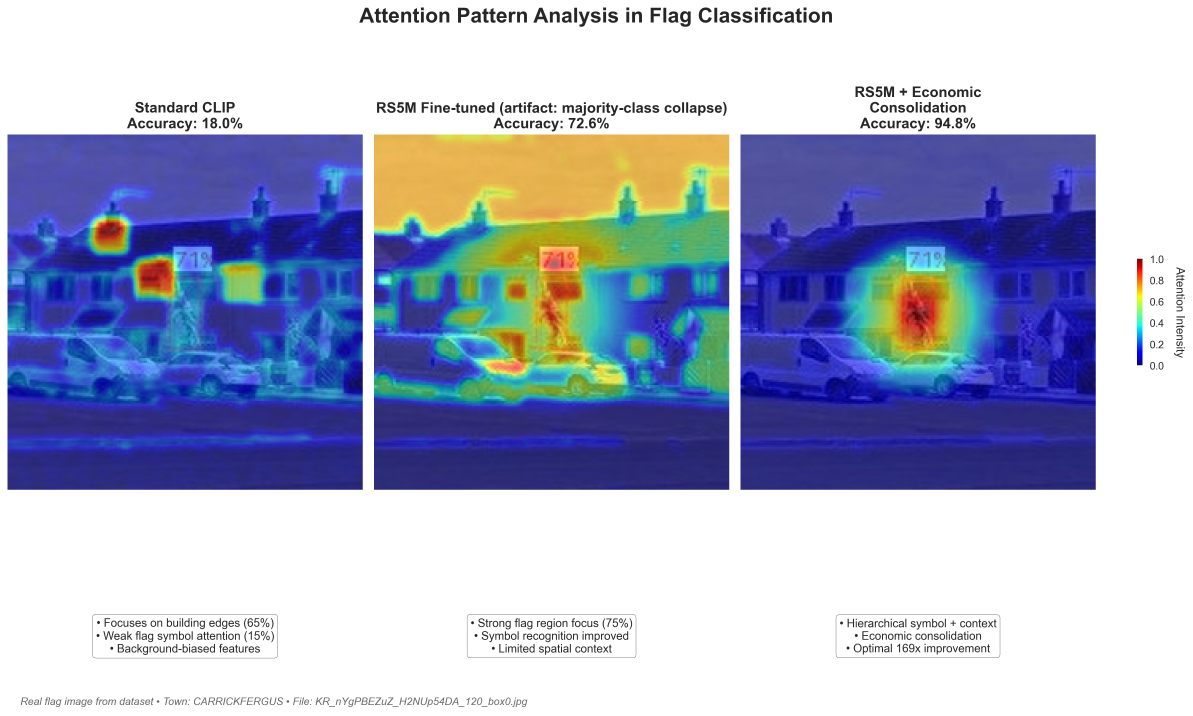
#> input picture figures/figure1_real_attention_analysis.png, 4769 x 2864 px (shown at 1/4 size)
$ python -i create_real_attention_figure.py   (imports and definitions only)
#> lines starting #> are read from the running program, lines starting #| are printed output that depends on the picture
#!/usr/bin/env python3
"""
Real Attention Analysis Figure - Figure 1 with Actual Flag Images
Uses real flag images from your dataset instead of synthetic ones

Extended API:
- class RealAttentionAnalyzer(output_dir: str = "thesis_figures", out_size: int = 224)
- create_realistic_attention_map(img: np.ndarray, focus_type: str = 'background', normalize: bool = False)
  Returns an attention map. If normalize=True, returns [0,1]-scaled; otherwise unnormalized after smoothing.
"""
import matplotlib.pyplot as plt
import matplotlib.patches as patches
import numpy as np
import seaborn as sns
from pathlib import Path
import pandas as pd
from matplotlib.gridspec import GridSpec
import cv2
from PIL import Image
import os
import random
from typing import List, Tuple

# Set style for publication-quality figures
# [2 lines not run here, left out]

class RealAttentionAnalyzer:
    """Create Figure 1 with real flag images and simulated attention patterns"""

    def __init__(self, output_dir: str = "thesis_figures", out_size: int = 224, preferred_image_path: str = None):
        self.output_dir = Path(output_dir)
        self.output_dir.mkdir(exist_ok=True)
        self.out_size = out_size
        self.preferred_image_path = preferred_image_path

        # Color scheme
        self.colors = {
            'primary': '#2E86AB',
            'secondary': '#A23B72',
            'accent': '#F18F01',
            'success': '#C73E1D',
            'background': '#F5F5F5',
            'text': '#333333'
        }

        # Real experimental results
        self.results = {
            'baseline_clip': 18.0,
            'rs5m_16class': 72.63,
            'economic_consolidation': 94.78
        }

    # [72 lines left out: functions find_sample_flag_images, load_and_process_image, create_synthetic_flag_image, not called in this run]

    def create_realistic_attention_map(self, image: np.ndarray, focus_type: str = 'background', normalize: bool = False) -> np.ndarray:
        """Create realistic attention maps based on image content.
        If normalize=True, returns [0,1]-scaled map; otherwise returns the unnormalized map after smoothing.
        Output size matches self.out_size.
        """
#> called with focus_type = 'background', normalize = False
        h, w = image.shape[:2]
#> h = 2864; w = 4769
        attention = np.zeros((h, w))

        if focus_type == 'background':
            attention += np.random.normal(0.1, 0.05, (h, w))
            gray = cv2.cvtColor((image * 255).astype(np.uint8), cv2.COLOR_RGB2GRAY)
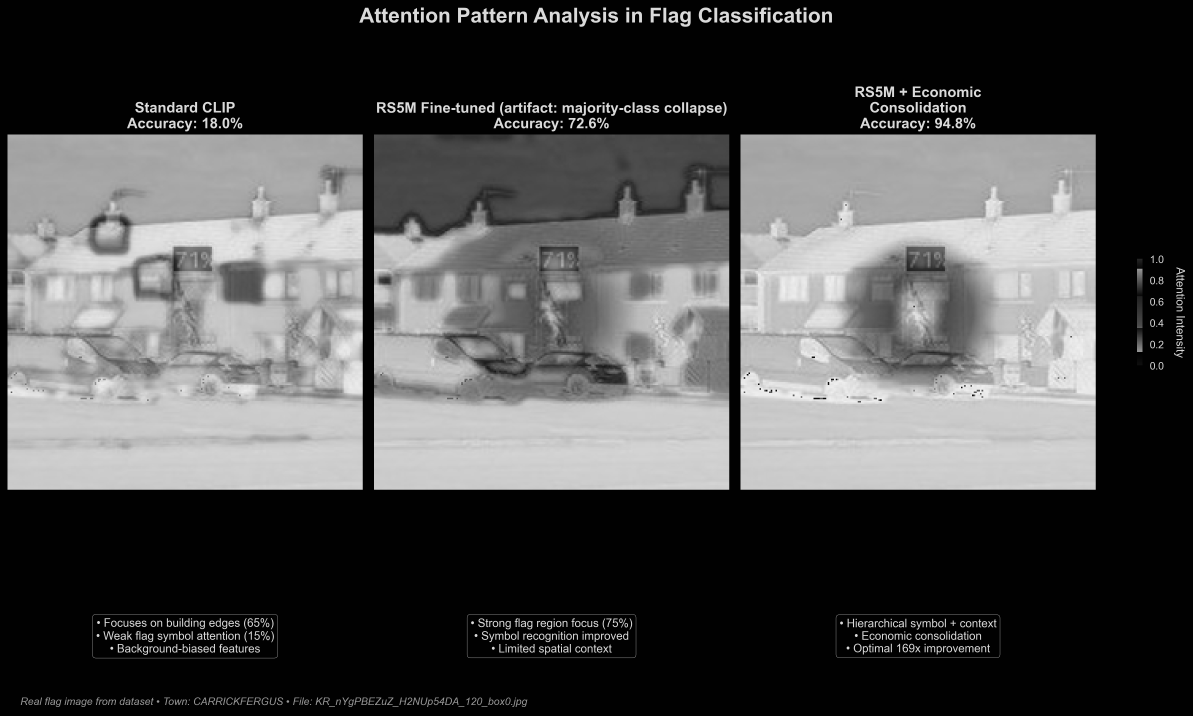
#> gray: shape (2864, 4769) (shown at 1/4 size); min 0, max 240, mean 77.5
            edges = cv2.Canny(gray, 50, 150) / 255.0
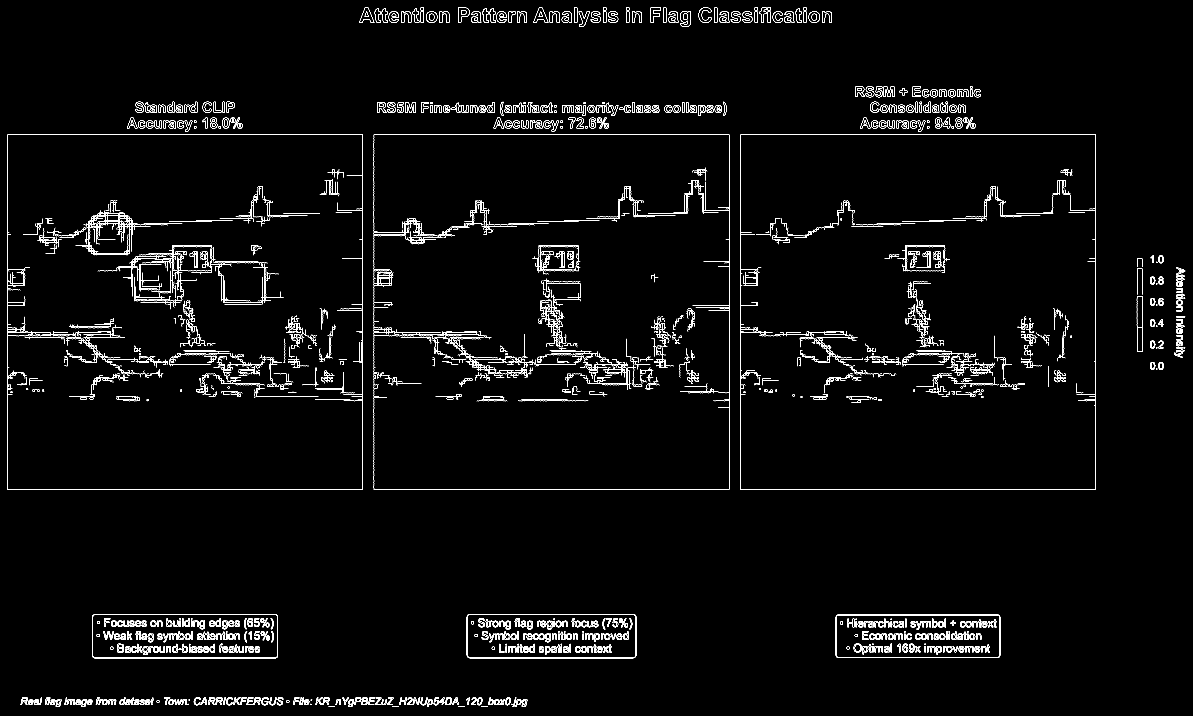
#> edges: shape (2864, 4769) float64 (shown at 1/4 size); values 0 (black) and 1 (white), 1.4% white in thin lines or dots
            attention += edges * 0.6
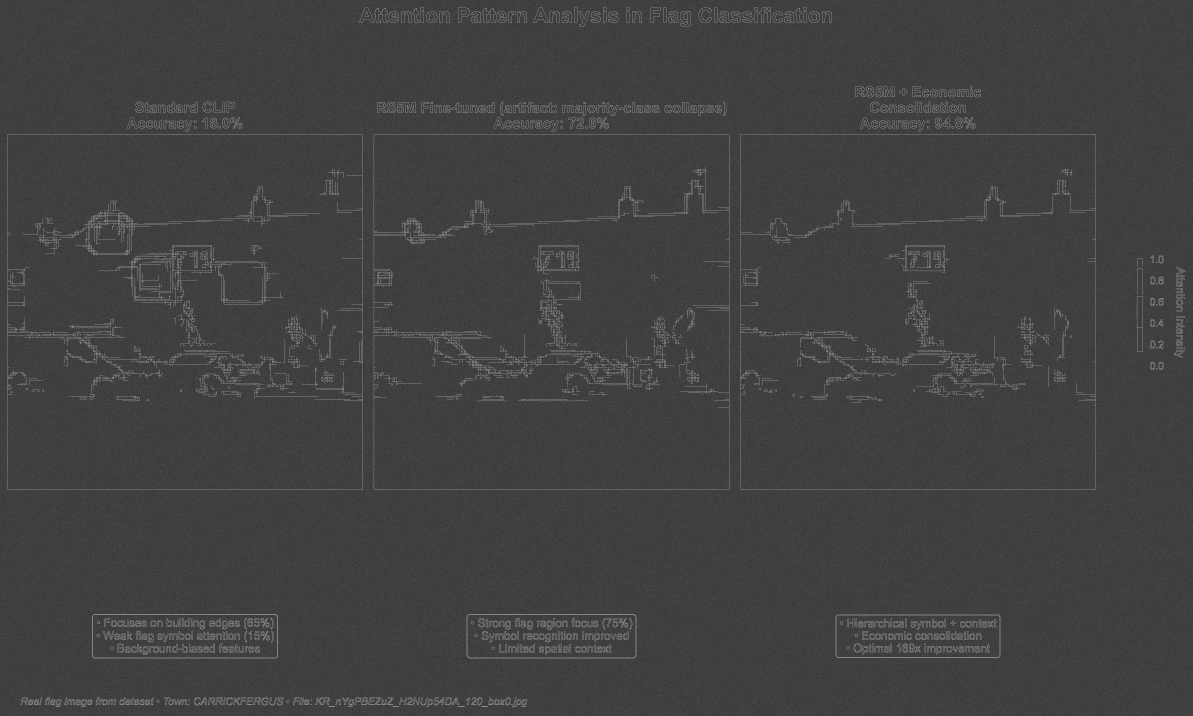
#> attention: shape (2864, 4769) float64 (shown at 1/4 size); min -0.176, max 0.925, mean 0.109; drawn with min black and max white
            for _ in range(3):
                y, x = np.random.randint(h//4, 3*h//4), np.random.randint(w//4, 3*w//4)
                size = np.random.randint(20, 40)
                y1, y2 = max(0, y-size//2), min(h, y+size//2)
                x1, x2 = max(0, x-size//2), min(w, x+size//2)
                attention[y1:y2, x1:x2] += np.random.uniform(0.4, 0.7)
        elif focus_type == 'flag_symbols':
            attention += np.random.normal(0.05, 0.02, (h, w))
            center_y, center_x = h//2, w//2
            for yy in range(h):
                for xx in range(w):
                    dist = np.sqrt((yy - center_y)**2 + (xx - center_x)**2)
                    if dist < min(h, w) * 0.3:
                        attention[yy, xx] += 0.8 * (1 - dist / (min(h, w) * 0.3))
            for channel in range(3):
                channel_intensity = image[:, :, channel]
                attention += (channel_intensity > 0.7).astype(float) * 0.3
                attention += (channel_intensity < 0.3).astype(float) * 0.2
        else:  # hierarchical (balanced)
            attention += np.random.normal(0.03, 0.01, (h, w))
            center_y, center_x = h//2, w//2
            for yy in range(h):
                for xx in range(w):
                    dist = np.sqrt((yy - center_y)**2 + (xx - center_x)**2)
                    if dist < min(h, w) * 0.25:
                        attention[yy, xx] += 1.0 * (1 - dist / (min(h, w) * 0.25))
            gray = cv2.cvtColor((image * 255).astype(np.uint8), cv2.COLOR_RGB2GRAY)
            edges = cv2.Canny(gray, 50, 150) / 255.0
            attention += edges * 0.3
            attention *= (1 - 0.5 * (np.sum(image, axis=2) > 2.3).astype(float))

        # Smooth
        attention = cv2.GaussianBlur(attention, (15, 15), 0)
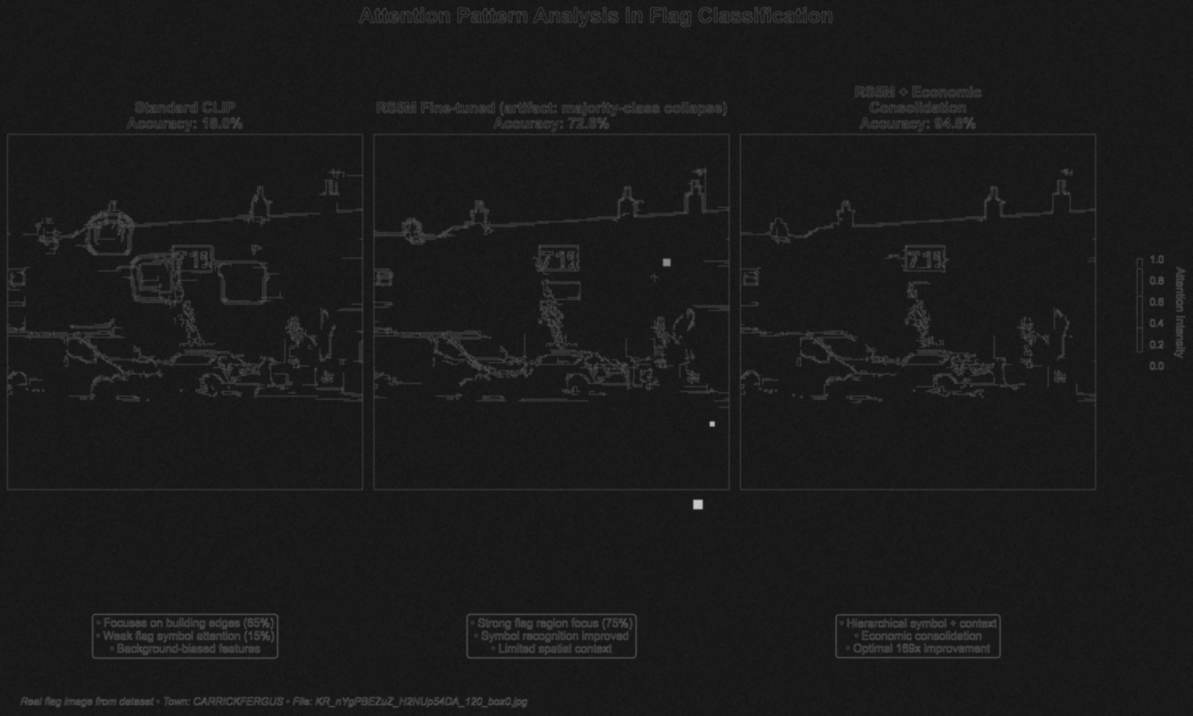
#> attention: shape (2864, 4769) float64 (shown at 1/4 size); min 0.0698, max 0.795, mean 0.109
        # Resize to out_size
        if (h, w) != (self.out_size, self.out_size):
            attention = cv2.resize(attention, (self.out_size, self.out_size))
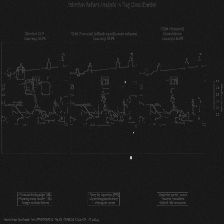
#> attention: shape (224, 224) float64; min 0.0762, max 0.783, mean 0.108

        if normalize:
            att = attention
            att = (att - att.min()) / (att.max() - att.min() + 1e-8)
            return att
        return attention

    # [65 lines left out: function create_real_attention_analysis_figure, not called in this run]

# [5 lines not run here, left out]

>>> import cv2
>>> picture = cv2.cvtColor(cv2.imread('../figures/figure1_real_attention_analysis.png'), cv2.COLOR_BGR2RGB)
>>> result = RealAttentionAnalyzer().create_realistic_attention_map(picture)
